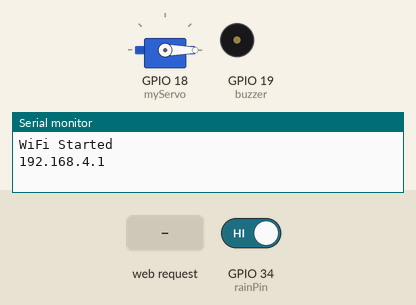
This sketch was run on a simulated ESP32. Shown: servo, buzzer (waves = sounding, pin HIGH), the last lines printed to the serial monitor. The test bench sets the inputs (shaded band); at power-on: GPIO 34 (rainPin) HIGH.

Above: at 1.2 s.
1.3 s: GPIO 34 (rainPin) driven LOW
At 2.3 s:
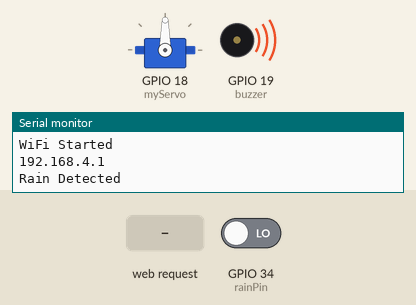
2.8 s: HTTP request GET /open received
At 3.5 s:
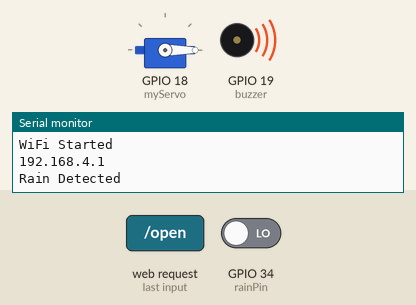
5.8 s: HTTP request GET /close received
At 7.0 s:
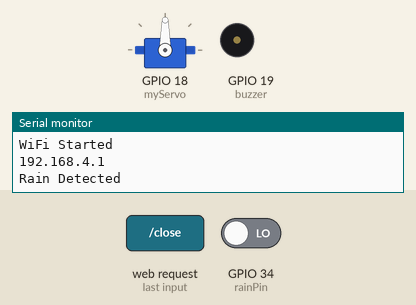
7.3 s: GPIO 34 (rainPin) driven HIGH
At 8.3 s:
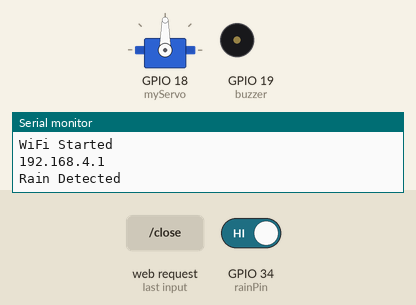
Timing chart, 0 to 10.3 s (numbered marks = the images above; inputs shaded):
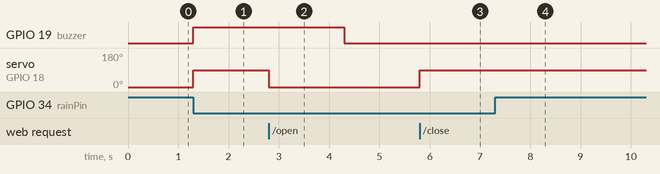

Measured:
- after the input at 1.3 s, GPIO 19 (buzzer): LOW → HIGH at once; servo on GPIO 18 (myServo): 0° → 90° at once
- after the input at 2.8 s, servo on GPIO 18 (myServo): 90° → 0° at once
- after the input at 5.8 s, servo on GPIO 18 (myServo): 0° → 90° at once
- after the input at 7.3 s, GPIO 19 (buzzer): stays LOW (without the input it goes to HIGH after 2.0 s)

The sketch:

Smart_Rain_Window_ControlSystem.ino
```cpp
#include <WiFi.h>
#include <ESP32Servo.h>

const char* ssid = "Rain_Servomotor";
const char* password = "12345678";

Servo myServo;

int rainPin = 34;
int buzzer = 19;

WiFiServer server(80);

int servoPos = 0;

// ⏱ Timing control
bool triggered = false;
unsigned long triggerTime = 0;

const int buzzerTime = 3000;   // 3 sec
const int cooldownTime = 8000; // 8 sec

void setup() {
  Serial.begin(115200);

  pinMode(rainPin, INPUT);
  pinMode(buzzer, OUTPUT);

  myServo.attach(18);
  myServo.write(0); // initially OPEN

  WiFi.softAP(ssid, password);

  Serial.println("WiFi Started");
  Serial.println(WiFi.softAPIP());

  server.begin();
}

void loop() {

  int rain = digitalRead(rainPin);
  unsigned long currentTime = millis();

  // 🌧 RAIN TRIGGER (ONLY ONCE)
  if (rain == LOW && !triggered) {

    Serial.println("Rain Detected");

    // 🔔 Buzzer ON
    digitalWrite(buzzer, HIGH);

    // 🔄 Servo CLOSE (only once)
    myServo.write(90);
    servoPos = 90;

    triggered = true;
    triggerTime = currentTime;
  }

  // 🔔 Buzzer OFF after 3 sec
  if (triggered && (currentTime - triggerTime >= buzzerTime)) {
    digitalWrite(buzzer, LOW);
  }

  // 🔁 Reset after 8 sec
  if (triggered && (currentTime - triggerTime >= cooldownTime)) {
    Serial.println("Ready for next rain trigger");
    triggered = false;
  }

  // 🌐 WEB SERVER
  WiFiClient client = server.available();

  if (client) {

    String request = client.readStringUntil('\r');
    client.flush();

    // 🔘 MANUAL CONTROL
    if (request.indexOf("/open") != -1) {
      myServo.write(0);
      servoPos = 0;
    }

    if (request.indexOf("/close") != -1) {
      myServo.write(90);
      servoPos = 90;
    }

    // 📡 STATUS API
    if (request.indexOf("/status") != -1) {
      client.println("HTTP/1.1 200 OK");
      client.println("Content-Type: application/json");
      client.println("Connection: close");
      client.println();

      client.print("{\"rain\":");
      client.print(rain);
      client.print(",\"servo\":");
      client.print(servoPos);
      client.print("}");

      delay(5);
      client.stop();
      return;
    }

    // 🌐 WEB PAGE
    client.println("HTTP/1.1 200 OK");
    client.println("Content-type:text/html; charset=UTF-8");
    client.println("Connection: close");
    client.println();

    client.println(R"rawliteral(
<!DOCTYPE html>
<html>
<head>
<meta name="viewport" content="width=device-width, initial-scale=1">
<meta charset="UTF-8">

<style>
body {
  font-family: Arial;
  text-align: center;
  background: linear-gradient(to right, #36d1dc, #5b86e5);
  color: white;
}
.card {
  background: white;
  color: black;
  padding: 20px;
  margin: 20px;
  border-radius: 15px;
}
button {
  padding: 15px 25px;
  margin: 10px;
  font-size: 18px;
  border-radius: 10px;
  border: none;
}
.open { background: green; color: white; }
.close { background: red; color: white; }
</style>
</head>

<body>

<h1>Rain Monitor System</h1>

<div class="card">
  <h2 id="rain">Checking...</h2>
  <p id="servo">Servomotor </p>

  <button class="open" onclick="sendCmd('/open')">OPEN</button>
  <button class="close" onclick="sendCmd('/close')">CLOSE</button>
</div>

<script>

function sendCmd(cmd){
  fetch(cmd).catch(()=>{});
}

function updateStatus(){
  fetch('/status')
  .then(res => res.json())
  .then(data => {

    document.getElementById("rain").innerHTML =
      (data.rain == 0) ? "Rain Started" : "No Rain";

    document.getElementById("servo").innerHTML =
      (data.servo == 90) ? "Closed" : "Open";

  })
  .catch(() => {
    document.getElementById("rain").innerHTML = "Connecting...";
    document.getElementById("servo").innerHTML = "Servomotor";
  });
}

setInterval(updateStatus, 3000);
updateStatus();

</script>

</body>
</html>
)rawliteral");

    client.stop();
  }
}
```
